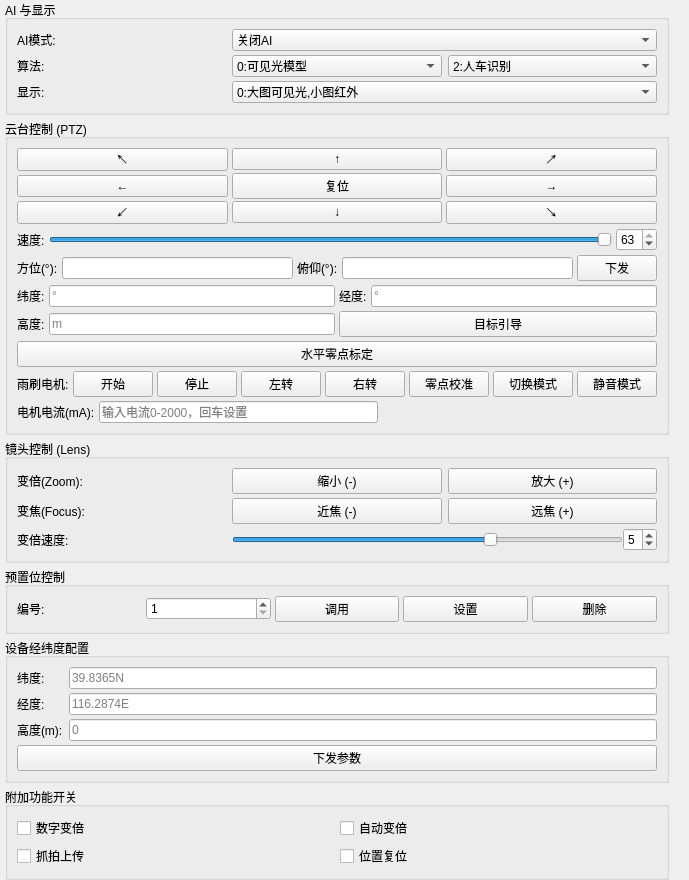
        <widget class="QWidget" name="widgetControl">
         <property name="geometry">
          <rect>
           <x>0</x>
           <y>0</y>
           <width>564</width>
           <height>790</height>
          </rect>
         </property>
          <layout class="QVBoxLayout" name="verticalLayout_control">
           <property name="spacing">
            <number>4</number>
           </property>
           <property name="leftMargin">
            <number>5</number>
           </property>
           <property name="topMargin">
            <number>0</number>
           </property>
           <property name="rightMargin">
            <number>20</number>
           </property>
           <property name="bottomMargin">
            <number>0</number>
           </property>
          <item>
           <widget class="QGroupBox" name="groupAiAlgo">
            <property name="title">
             <string>AI 与显示</string>
            </property>
            <layout class="QGridLayout" name="gridLayout_aiAlgo">
             <property name="verticalSpacing">
              <number>4</number>
             </property>
             <item row="0" column="0">
              <widget class="QLabel" name="lblAiMode">
               <property name="text">
                <string>AI模式:</string>
               </property>
              </widget>
             </item>
             <item row="0" column="1" colspan="2">
              <widget class="QComboBox" name="comboWorkMode">
               <item>
                <property name="text">
                 <string>关闭AI</string>
                </property>
               </item>
               <item>
                <property name="text">
                 <string>目标识别</string>
                </property>
               </item>
               <item>
                <property name="text">
                 <string>自动跟踪</string>
                </property>
               </item>
               <item>
                <property name="text">
                 <string>点选跟踪</string>
                </property>
               </item>
               <item>
                <property name="text">
                 <string>框选跟踪</string>
                </property>
               </item>
              </widget>
             </item>
             <item row="1" column="0">
              <widget class="QLabel" name="lblAlgo">
               <property name="text">
                <string>算法:</string>
               </property>
              </widget>
             </item>
             <item row="1" column="1">
              <widget class="QComboBox" name="comboAlgoModel1">
               <item>
                <property name="text">
                 <string>0:可见光模型</string>
                </property>
               </item>
               <item>
                <property name="text">
                 <string>1:红外模型</string>
                </property>
               </item>
              </widget>
             </item>
             <item row="1" column="2">
              <widget class="QComboBox" name="comboAlgoModel2">
               <item>
                <property name="text">
                 <string>2:人车识别</string>
                </property>
               </item>
               <item>
                <property name="text">
                 <string>3:船识别</string>
                </property>
               </item>
               <item>
                <property name="text">
                 <string>4:无人机识别</string>
                </property>
               </item>
               <item>
                <property name="text">
                 <string>5:飞机,直升机识别</string>
                </property>
               </item>
               <item>
                <property name="text">
                 <string>6:鸟识别</string>
                </property>
               </item>
              </widget>
             </item>
             <item row="2" column="0">
              <widget class="QLabel" name="lblDisplayMode">
               <property name="text">
                <string>显示:</string>
               </property>
              </widget>
             </item>
             <item row="2" column="1" colspan="2">
              <widget class="QComboBox" name="comboDisplayMode">
               <item>
                <property name="text">
                 <string>0:大图可见光,小图红外</string>
                </property>
               </item>
               <item>
                <property name="text">
                 <string>1:红外</string>
                </property>
               </item>
               <item>
                <property name="text">
                 <string>2:可见光</string>
                </property>
               </item>
               <item>
                <property name="text">
                 <string>3:融合</string>
                </property>
               </item>
               <item>
                <property name="text">
                 <string>4:大图红外,小图可见光</string>
                </property>
               </item>
              </widget>
             </item>
            </layout>
           </widget>
          </item>
          <item>
           <widget class="QGroupBox" name="groupPTZ">
            <property name="title">
             <string>云台控制 (PTZ)</string>
            </property>
            <layout class="QVBoxLayout" name="verticalLayout_ptz">
             <property name="spacing">
              <number>4</number>
             </property>
             <item>
              <layout class="QGridLayout" name="gridLayout_8way">
               <property name="verticalSpacing">
                <number>2</number>
               </property>
               <item row="0" column="0">
                <widget class="QPushButton" name="btnPtzTopLeft">
                 <property name="text">
                  <string>↖</string>
                 </property>
                </widget>
               </item>
               <item row="0" column="1">
                <widget class="QPushButton" name="btnPtzUp">
                 <property name="text">
                  <string>↑</string>
                 </property>
                </widget>
               </item>
               <item row="0" column="2">
                <widget class="QPushButton" name="btnPtzTopRight">
                 <property name="text">
                  <string>↗</string>
                 </property>
                </widget>
               </item>
               <item row="1" column="0">
                <widget class="QPushButton" name="btnPtzLeft">
                 <property name="text">
                  <string>←</string>
                 </property>
                </widget>
               </item>
               <item row="1" column="1">
                <widget class="QPushButton" name="btnPtzReset">
                 <property name="text">
                  <string>复位</string>
                 </property>
                </widget>
               </item>
               <item row="1" column="2">
                <widget class="QPushButton" name="btnPtzRight">
                 <property name="text">
                  <string>→</string>
                 </property>
                </widget>
               </item>
               <item row="2" column="0">
                <widget class="QPushButton" name="btnPtzBottomLeft">
                 <property name="text">
                  <string>↙</string>
                 </property>
                </widget>
               </item>
               <item row="2" column="1">
                <widget class="QPushButton" name="btnPtzDown">
                 <property name="text">
                  <string>↓</string>
                 </property>
                </widget>
               </item>
               <item row="2" column="2">
                <widget class="QPushButton" name="btnPtzBottomRight">
                 <property name="text">
                  <string>↘</string>
                 </property>
                </widget>
               </item>
              </layout>
             </item>
             <item>
              <layout class="QHBoxLayout" name="horizontalLayout_speed">
               <item>
                <widget class="QLabel" name="lblSpeed">
                 <property name="text">
                  <string>速度:</string>
                 </property>
                </widget>
               </item>
               <item>
                <widget class="QSlider" name="sliderSpeed">
                 <property name="minimum">
                  <number>1</number>
                 </property>
                 <property name="maximum">
                  <number>63</number>
                 </property>
                 <property name="value">
                  <number>63</number>
                 </property>
                 <property name="orientation">
                  <enum>Qt::Orientation::Horizontal</enum>
                 </property>
                </widget>
               </item>
               <item>
                <widget class="QSpinBox" name="spinSpeed">
                 <property name="minimum">
                  <number>1</number>
                 </property>
                 <property name="maximum">
                  <number>63</number>
                 </property>
                 <property name="value">
                  <number>63</number>
                 </property>
                </widget>
               </item>
              </layout>
             </item>
             <item>
              <layout class="QHBoxLayout" name="horizontalLayout_angleMove">
               <item>
                <widget class="QLabel" name="label">
                 <property name="text">
                  <string>方位(°):</string>
                 </property>
                </widget>
               </item>
               <item>
                <widget class="QLineEdit" name="editTargetPan"/>
               </item>
               <item>
                <widget class="QLabel" name="label">
                 <property name="text">
                  <string>俯仰(°):</string>
                 </property>
                </widget>
               </item>
               <item>
                <widget class="QLineEdit" name="editTargetTilt"/>
               </item>
               <item>
                <widget class="QPushButton" name="btnPtzMoveTo">
                 <property name="text">
                  <string>下发</string>
                 </property>
                </widget>
               </item>
              </layout>
             </item>
             <item>
              <layout class="QGridLayout" name="gridLayout_ptzGps">
               <item row="0" column="0">
                <widget class="QLabel" name="labelTargetLat">
                 <property name="text">
                  <string>纬度:</string>
                 </property>
                </widget>
               </item>
               <item row="0" column="1">
                <widget class="QLineEdit" name="editTargetLat">
                 <property name="placeholderText">
                  <string>°</string>
                 </property>
                </widget>
               </item>
               <item row="0" column="2">
                <widget class="QLabel" name="labelTargetLon">
                 <property name="text">
                  <string>经度:</string>
                 </property>
                </widget>
               </item>
               <item row="0" column="3">
                <widget class="QLineEdit" name="editTargetLon">
                 <property name="placeholderText">
                  <string>°</string>
                 </property>
                </widget>
               </item>
               <item row="1" column="0">
                <widget class="QLabel" name="labelTargetAlt">
                 <property name="text">
                  <string>高度:</string>
                 </property>
                </widget>
               </item>
               <item row="1" column="1">
                <widget class="QLineEdit" name="editTargetAlt">
                 <property name="placeholderText">
                  <string>m</string>
                 </property>
                </widget>
               </item>
               <item row="1" column="2" colspan="2">
                <widget class="QPushButton" name="btnPtzMoveToGps">
                 <property name="text">
                  <string>目标引导</string>
                 </property>
                </widget>
               </item>
              </layout>
             </item>
             <item>
              <widget class="QPushButton" name="btnPanZeroCalib">
               <property name="text">
                <string>水平零点标定</string>
               </property>
              </widget>
             </item>
             <item>
              <layout class="QHBoxLayout" name="horizontalLayout_wiper">
               <item>
                <widget class="QLabel" name="lblWiper">
                 <property name="text">
                  <string>雨刷电机:</string>
                 </property>
                </widget>
               </item>
               <item>
                <widget class="QPushButton" name="btnWiperStart">
                 <property name="text">
                  <string>开始</string>
                 </property>
                </widget>
               </item>
               <item>
                <widget class="QPushButton" name="btnWiperStop">
                 <property name="text">
                  <string>停止</string>
                 </property>
                </widget>
               </item>
               <item>
                <widget class="QPushButton" name="btnWiperLeft">
                 <property name="text">
                  <string>左转</string>
                 </property>
                </widget>
               </item>
               <item>
                <widget class="QPushButton" name="btnWiperRight">
                 <property name="text">
                  <string>右转</string>
                 </property>
                </widget>
               </item>
               <item>
                <widget class="QPushButton" name="btnWiperZeroCalib">
                 <property name="text">
                  <string>零点校准</string>
                 </property>
                </widget>
               </item>
               <item>
                <widget class="QPushButton" name="btnWiperMode">
                 <property name="text">
                  <string>切换模式</string>
                 </property>
                </widget>
               </item>
               <item>
                <widget class="QPushButton" name="btnWiperSilent">
                 <property name="text">
                  <string>静音模式</string>
                 </property>
                </widget>
               </item>
              </layout>
             </item>

             <item>
              <layout class="QHBoxLayout" name="horizontalLayout_wiper_current">
               <item>
                <widget class="QLabel" name="lblWiperCurrent">
                 <property name="text">
                  <string>电机电流(mA):</string>
                 </property>
                </widget>
               </item>
               <item>
                <widget class="QLineEdit" name="editWiperCurrent">
                 <property name="placeholderText">
                  <string>输入电流0-2000，回车设置</string>
                 </property>
                 <property name="minimumSize">
                  <size>
                   <width>150</width>
                   <height>0</height>
                  </size>
                 </property>
                </widget>
               </item>
               <item>
                <spacer name="horizontalSpacer_wiper_current">
                 <property name="orientation">
                  <enum>Qt::Horizontal</enum>
                 </property>
                 <property name="sizeHint" stdset="0">
                  <size>
                   <width>40</width>
                   <height>20</height>
                  </size>
                 </property>
                </spacer>
               </item>
              </layout>
             </item>
            </layout>
           </widget>
          </item>
          <item>
           <widget class="QGroupBox" name="groupLens">
            <property name="title">
             <string>镜头控制 (Lens)</string>
            </property>
            <layout class="QGridLayout" name="gridLayout_lens">
             <property name="verticalSpacing">
              <number>4</number>
             </property>
             <item row="0" column="0">
              <widget class="QLabel" name="label">
               <property name="text">
                <string>变倍(Zoom):</string>
               </property>
              </widget>
             </item>
             <item row="0" column="1">
              <widget class="QPushButton" name="btnZoomOut">
               <property name="text">
                <string>缩小 (-)</string>
               </property>
              </widget>
             </item>
             <item row="0" column="2">
              <widget class="QPushButton" name="btnZoomIn">
               <property name="text">
                <string>放大 (+)</string>
               </property>
              </widget>
             </item>
             <item row="1" column="0">
              <widget class="QLabel" name="label">
               <property name="text">
                <string>变焦(Focus):</string>
               </property>
              </widget>
             </item>
             <item row="1" column="1">
              <widget class="QPushButton" name="btnFocusOut">
               <property name="text">
                <string>近焦 (-)</string>
               </property>
              </widget>
             </item>
             <item row="1" column="2">
              <widget class="QPushButton" name="btnFocusIn">
               <property name="text">
                <string>远焦 (+)</string>
               </property>
              </widget>
             </item>
             <item row="2" column="0">
              <widget class="QLabel" name="lblZoomSpeed">
               <property name="text">
                <string>变倍速度:</string>
               </property>
              </widget>
             </item>
             <item row="2" column="1" colspan="2">
              <layout class="QHBoxLayout" name="horizontalLayout_zoomSpeed">
               <item>
                <widget class="QSlider" name="sliderZoomSpeed">
                 <property name="minimum">
                  <number>1</number>
                 </property>
                 <property name="maximum">
                  <number>7</number>
                 </property>
                 <property name="value">
                  <number>5</number>
                 </property>
                 <property name="orientation">
                  <enum>Qt::Orientation::Horizontal</enum>
                 </property>
                </widget>
               </item>
               <item>
                <widget class="QSpinBox" name="spinZoomSpeed">
                 <property name="minimum">
                  <number>1</number>
                 </property>
                 <property name="maximum">
                  <number>7</number>
                 </property>
                 <property name="value">
                  <number>5</number>
                 </property>
                </widget>
               </item>
              </layout>
             </item>
            </layout>
           </widget>
          </item>
          <item>
           <widget class="QGroupBox" name="groupPreset">
            <property name="title">
             <string>预置位控制</string>
            </property>
            <layout class="QHBoxLayout" name="horizontalLayout_preset">
             <property name="spacing">
              <number>4</number>
             </property>
             <item>
              <widget class="QLabel" name="lblPreset">
               <property name="text">
                <string>编号:</string>
               </property>
              </widget>
             </item>
             <item>
              <widget class="QSpinBox" name="spinPreset">
               <property name="minimum">
                <number>1</number>
               </property>
               <property name="maximum">
                <number>255</number>
               </property>
              </widget>
             </item>
             <item>
              <widget class="QPushButton" name="btnCallPreset">
               <property name="text">
                <string>调用</string>
               </property>
              </widget>
             </item>
             <item>
              <widget class="QPushButton" name="btnSetPreset">
               <property name="text">
                <string>设置</string>
               </property>
              </widget>
             </item>
             <item>
              <widget class="QPushButton" name="btnDelPreset">
               <property name="text">
                <string>删除</string>
               </property>
              </widget>
             </item>
            </layout>
           </widget>
          </item>
          <item>
           <widget class="QGroupBox" name="groupLocationSet">
            <property name="title">
             <string>设备经纬度配置</string>
            </property>
            <layout class="QFormLayout" name="formLayout_location">
             <property name="verticalSpacing">
              <number>4</number>
             </property>
             <item row="0" column="0">
              <widget class="QLabel" name="lblSetLat">
               <property name="text">
                <string>纬度:</string>
               </property>
              </widget>
             </item>
             <item row="0" column="1">
              <widget class="QLineEdit" name="editSetLat">
               <property name="placeholderText">
                <string>39.8365N</string>
               </property>
              </widget>
             </item>
             <item row="1" column="0">
              <widget class="QLabel" name="lblSetLon">
               <property name="text">
                <string>经度:</string>
               </property>
              </widget>
             </item>
             <item row="1" column="1">
              <widget class="QLineEdit" name="editSetLon">
               <property name="placeholderText">
                <string>116.2874E</string>
               </property>
              </widget>
             </item>
             <item row="2" column="0">
              <widget class="QLabel" name="lblSetHeight">
               <property name="text">
                <string>高度(m):</string>
               </property>
              </widget>
             </item>
             <item row="2" column="1">
              <widget class="QLineEdit" name="editSetHeight">
               <property name="placeholderText">
                <string>0</string>
               </property>
              </widget>
             </item>
             <item row="3" column="0" colspan="2">
              <widget class="QPushButton" name="btnSetLocation">
               <property name="text">
                <string>下发参数</string>
               </property>
              </widget>
             </item>
            </layout>
           </widget>
          </item>
          <item>
           <widget class="QGroupBox" name="groupExtraSwitches">
            <property name="title">
             <string>附加功能开关</string>
            </property>
            <layout class="QGridLayout" name="gridLayout_extraSwitches">
             <property name="verticalSpacing">
              <number>4</number>
             </property>
             <item row="0" column="0">
              <widget class="QCheckBox" name="checkDigitalZoom">
               <property name="text">
                <string>数字变倍</string>
               </property>
              </widget>
             </item>
             <item row="0" column="1">
              <widget class="QCheckBox" name="checkAutoZoom">
               <property name="text">
                <string>自动变倍</string>
               </property>
              </widget>
             </item>
             <item row="1" column="0">
              <widget class="QCheckBox" name="checkCaptureUpload">
               <property name="text">
                <string>抓拍上传</string>
               </property>
              </widget>
             </item>
             <item row="1" column="1">
              <widget class="QCheckBox" name="checkPosReset">
               <property name="text">
                <string>位置复位</string>
               </property>
              </widget>
             </item>
            </layout>
           </widget>
          </item>
          <item>
           <spacer name="spacerRightPanel">
            <property name="orientation">
             <enum>Qt::Orientation::Vertical</enum>
            </property>
            <property name="sizeHint" stdset="0">
             <size>
              <width>20</width>
              <height>5</height>
             </size>
            </property>
           </spacer>
          </item>
         </layout>
        </widget>
